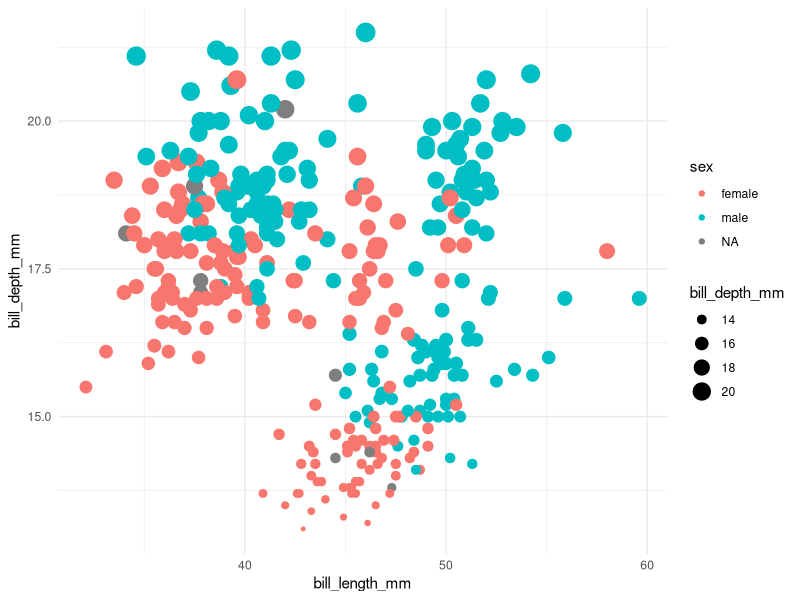

This figure's R source:
## ---- chunk 1
library(ggplot2)
ggplot(palmerpenguins::penguins) +
 aes(x = bill_length_mm, y = bill_depth_mm, colour = sex, size = bill_depth_mm) +
 geom_point(shape = "circle") +
 scale_color_hue(direction = 1) +
 theme_minimal()
